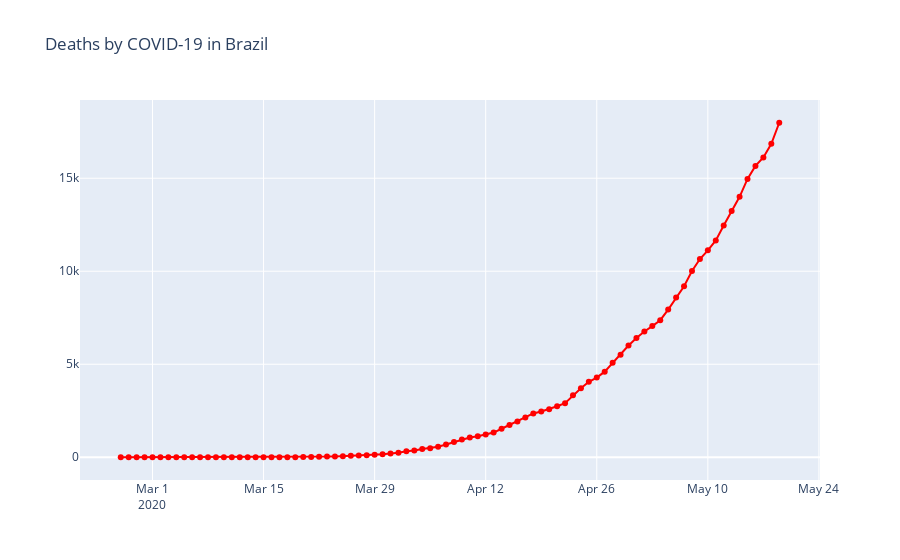

The cell this chart's notebook holds for it:
### Markdown cell above
### Deaths

### Code cell
import plotly.graph_objects as go
fig = go.Figure()

fig.add_trace(
    go.Scatter(x = brasil.observationdate, y= brasil.deaths, name = 'Mortes',
              mode = 'lines+markers', line = {'color': 'red'})
)

#layout
fig.update_layout(title = 'Deaths by COVID-19 in Brazil')

fig.show()
